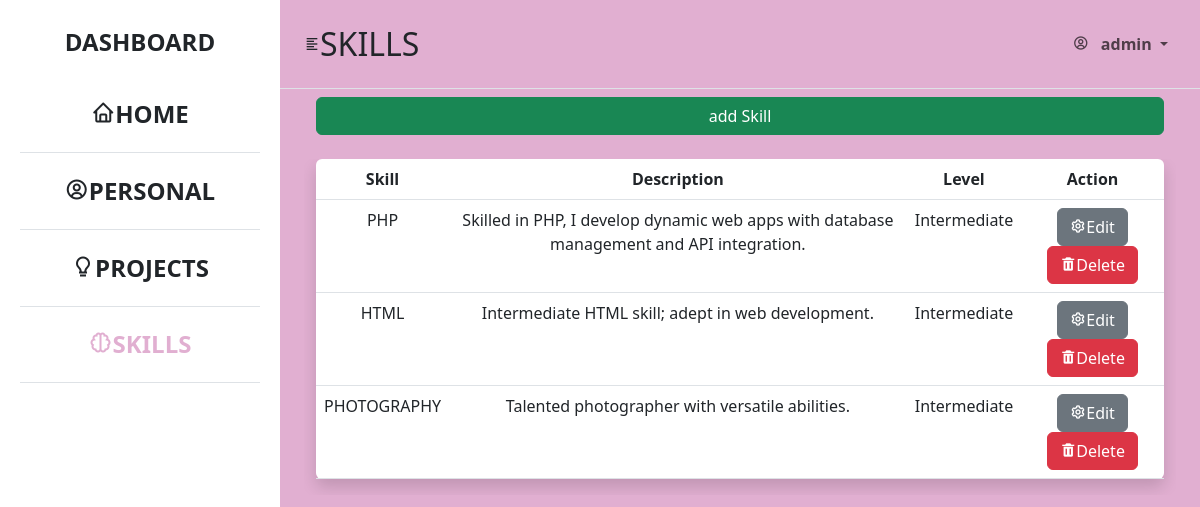
Screenshot of /andreaweb/dashboard_Skill.php (signed in) with the database file from the repository.
### tables this page shows
CREATE TABLE `tbl_skills` (
  `id` int(11) UNSIGNED NOT NULL,
  `skill` varchar(250) NOT NULL,
  `skill_Description` varchar(250) NOT NULL,
  `skill_Level` varchar(250) NOT NULL
);

### andreaweb/session.php (called while the page is built, shortened)
<?php
include('constant/config.php');
$user_check=$_SESSION['user'];
$ses_sql=mysqli_query($conn,"SELECT user FROM tbl_admin where user='$user_check'");
$row=mysqli_fetch_array($ses_sql,MYSQLI_ASSOC);
$loggedin_session=$row['user'];
?>

### andreaweb/dashboard_Skill.php (the view, shortened to what this page needs)
<?php
include('session.php');
?>
<!DOCTYPE html>
<html lang="en">
<head>
    <link href='https://unpkg.com/boxicons@2.1.4/css/boxicons.min.css' rel='stylesheet'>
    <link rel="stylesheet" href="bootstrap/css/bootstrap.min.css">
    <link rel="stylesheet" href="css/dStyles.css">
</head>
<body class="">
    <div class="d-flex" id="wrapper">
        <div class="bg-white" id="sidebar-wrapper">
            <div class="sidebar-heading text-center py-4 primary-text fs-4 fw-bold text-uppercase">
                <i class=""></i>Dashboard
                <div class="list-group list-group-flush my-3">
                <a href="<?php echo SITEURL;?>dashboard.php" class="list-group-item list-group-item-action bg-transparent second-text fw-bold  border-bottom">
                        <i class='bx bx-home'></i>HOME
                    </a>
                    <a href="<?php echo SITEURL;?>dashboard_Personal.php" class="list-group-item list-group-item-action bg-transparent second-text  fw-bold border-bottom">
                        <i class='bx bx-user-circle'></i>Personal
                    </a>
                    <a href="<?php echo SITEURL;?>dashboard_Project.php" class="list-group-item list-group-item-action bg-transparent second-text fw-bold border-bottom">
                        <i class='bx bx-bulb'></i>Projects
                    </a>
                    <a href="<?php echo SITEURL;?>dashboard_Skill.php" class="list-group-item list-group-item-action bg-transparent second-text active  border-bottom">
                        <i class='bx bx-brain' ></i>Skills
                    </a>
                </div>
            </div>
        </div>
        <div id="page-content-wrapper">
            <nav class="navbar navbar-expand-lg navbar-light bg-transparent py-4 px-4 border-bottom">
                <div class="d-flex align-items-center">
                    <i class='bx bx-align-left' id="menu-toggle"></i>
                    <h2 class="fs-2 m-0">SKILLS</h2>
                </div>
                <div class="collapse navbar-collapse" id="navbarSupportedContent">
                    <ul class="navbar-nav ms-auto mb-2 mb-lg-0">
                        <li class="nav-item-dropdown">
                            <a href="#" class="nav-link dropdown-toggle second-text fw-bold" id="navbarDropdown" role="button" data-bs-toggle="dropdown" aria-expanded="false">
                            <i class='bx bx-user-circle me-2'></i> <?php echo $loggedin_session; ?>
                            </a>
                        </li>
                    </ul>
                </div>
            </nav>
            <div class="container-fluid px-4">
                <div class="container d-grid">
                <a href="<?php echo SITEURL;?>add_Skill.php" class="btn btn-success mb-2">add Skill</a>
                </div>
                <div class="container table-responsive mt-3">
                    <table class="table table-hover bg-white text-center shadow rounded">
                        <thead>
                            <th>Skill</th>
                            <th>Description</th>
                            <th>Level</th>
                            <th>Action</th>
                        </thead>
                        <?php
                            $sqlGetSkill = "SELECT * FROM tbl_skills";
                            $resGetSkill = mysqli_query($conn, $sqlGetSkill);
                            $countGetSkill = mysqli_num_rows($resGetSkill);
                            if($countGetSkill > 0)
                            {
                                while($rowGetSkill = mysqli_fetch_assoc($resGetSkill))
                                {
                                    $skill_ID = $rowGetSkill['id'];
                                    $skill = $rowGetSkill['skill'];
                                    $skill_desc = $rowGetSkill['skill_Description'];
                                    $skill_level = $rowGetSkill['skill_Level'];
                                    ?>
                                        <tbody>
                                            <td><?= $skill?></td>
                                            <td><?= $skill_desc?></td>
                                            <td><?= $skill_level?></td>
                                            <td>
                                            <a href="<?php echo SITEURL;?>edit_skill.php?id=<?php echo $skill_ID?>" class="btn btn-secondary"><i class='bx bx-cog bx-spin bx-rotate-180' ></i>Edit</a>
                                            <a href="<?php echo SITEURL;?>delete_skill.php?id=<?php echo $skill_ID?>" class="btn btn-danger"><i class='bx bxs-trash bx-tada' ></i>Delete</a>
                                            </td>
                                        </tbody>
                                    <?php
                                }
                            }
                        ?>
                    </table>
                </div>
            </div>
        </div>
    </div>
</body>
</html>

### andreaweb/css/dStyles.css (style rules this page uses)
:root { --main-bg-color:#7469B6; --main-text-color:#E1AFD1; --second-bg-color:#E1AFD1; --second-text-color:#FFE6E6; }
#wrapper { overflow-x: hidden; background-color: var(--second-bg-color); }
#sidebar-wrapper { min-height: 100vh; margin-left: -18rem; transition: margin 0.25s ease-out; }
#sidebar-wrapper .sidebar-heading { padding: 0.875rem 1.25rem; font-size:1.2rem; }
#sidebar-wrapper .list-group { width: 15rem; }
#page-content-wrapper { min-width: 100vw; }
#menu-toggle { cursor: pointer; }
.list-group-item { border: none; padding:20px 30px; }
.list-group-item.active { background-color: transparent; color: var(--main-text-color); font-weight: bold; border: none; }
@media (min-width: 576px) { #sidebar-wrapper { margin-left: 0; } }
@media (min-width: 576px) { #page-content-wrapper { min-width: 0; width: 100%; } }
@media (min-width: 768px) { #sidebar-wrapper { margin-left: 0; } }
@media (min-width: 768px) { #page-content-wrapper { min-width: 0; width: 100%; } }
@media (min-width: 992px) { #sidebar-wrapper { margin-left: 0; } }
@media (min-width: 992px) { #page-content-wrapper { min-width: 0; width: 100%; } }
@media (min-width: 1200px) { #sidebar-wrapper { margin-left: 0; } }
@media (min-width: 1200px) { #page-content-wrapper { min-width: 0; width: 100%; } }

### rows the page displays
tbl_skills: skill "PHP", skill_Description "Skilled in PHP, I develop dynamic web apps with database management and API integration.", skill_Level "Intermediate"
tbl_skills: skill "HTML", skill_Description "Intermediate HTML skill; adept in web development.", skill_Level "Intermediate"
tbl_skills: skill "PHOTOGRAPHY", skill_Description "Talented photographer with versatile abilities.", skill_Level "Intermediate"

### other values shown
$loggedin_session "admin"
